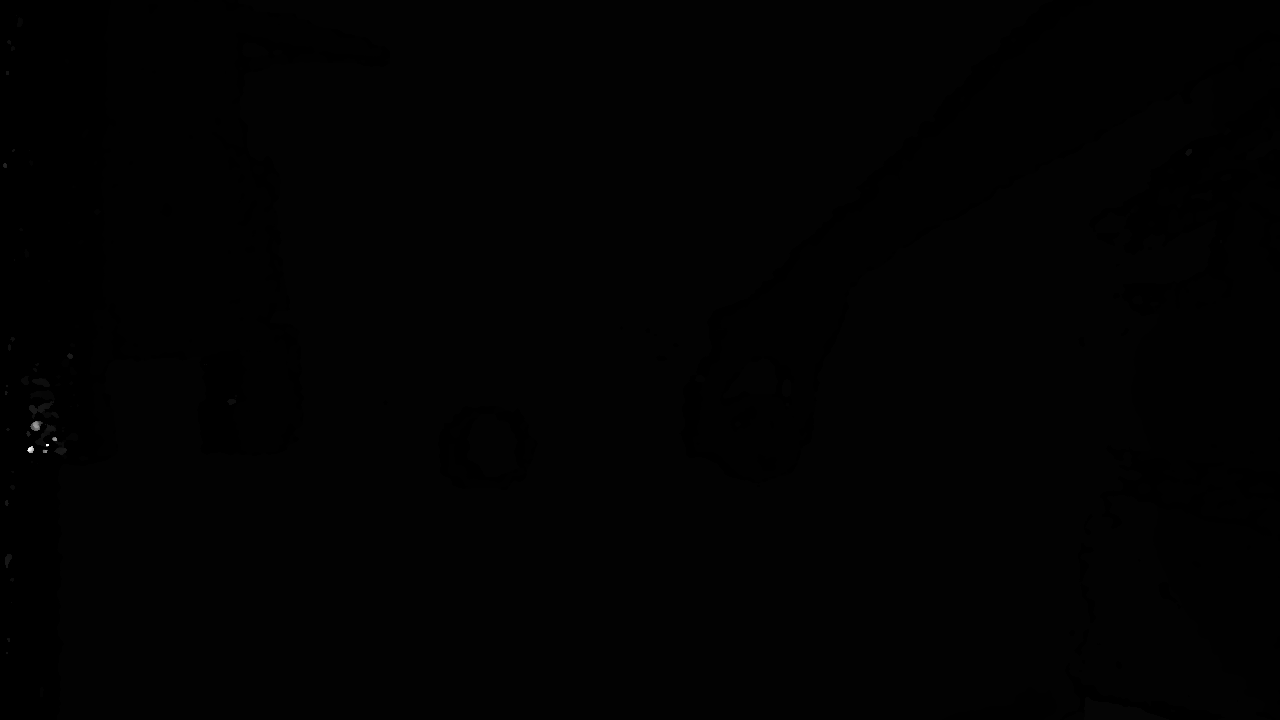
#> input picture wjx/eye/get_photos/data2/depth/depth001_2.png, 1280 x 720 px, found by its file name
$ python script.py
#> lines starting #> are read from the running program, lines starting #| are printed output that depends on the picture
import cv2
import numpy as np

# 读取深度图（假设为16位单通道PNG）
depth = cv2.imread('/home/xuan/dianrobot/wjx/eye/get_photos/data2/depth/depth001_2.png', cv2.IMREAD_UNCHANGED)
#> depth is the input picture: shape (720, 1280) uint16; min 0, max 65535, mean 474.5
if depth is None:
    raise FileNotFoundError("未找到 test_depth.png 文件")

# 乘以100，注意防止溢出，转换为更高位类型
depth_new = (depth.astype(np.uint16) * 255).astype(np.uint16)
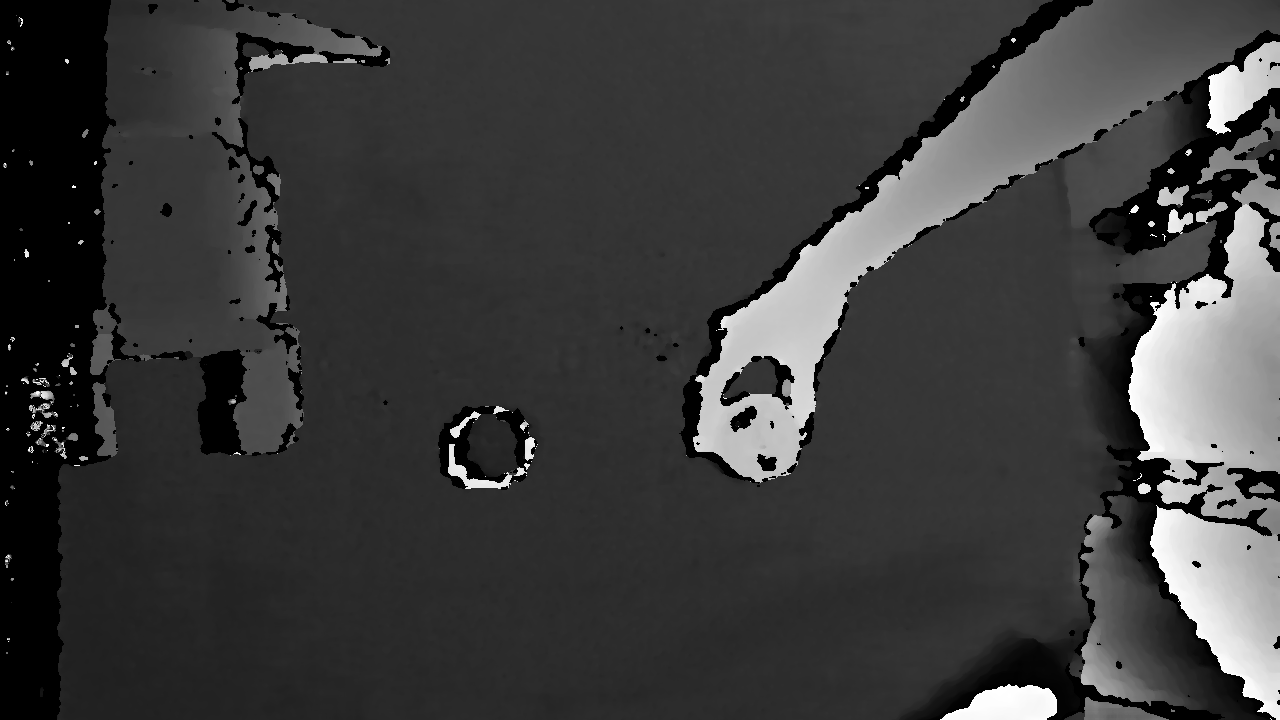
#> depth_new: shape (720, 1280) uint16; min 0, max 65534, mean 15581.5; drawn with min black and max white

# 保存为16位或32位PNG（推荐32位以防溢出）
cv2.imwrite('wjx/eye/get_r/imgs/depth_x100.png', depth_new)
print("已保存 depth_x100.png")

$ run again, with wjx/eye/get_photos/data2/depth/depth000_1.png copied over wjx/eye/get_photos/data2/depth/depth001_2.png
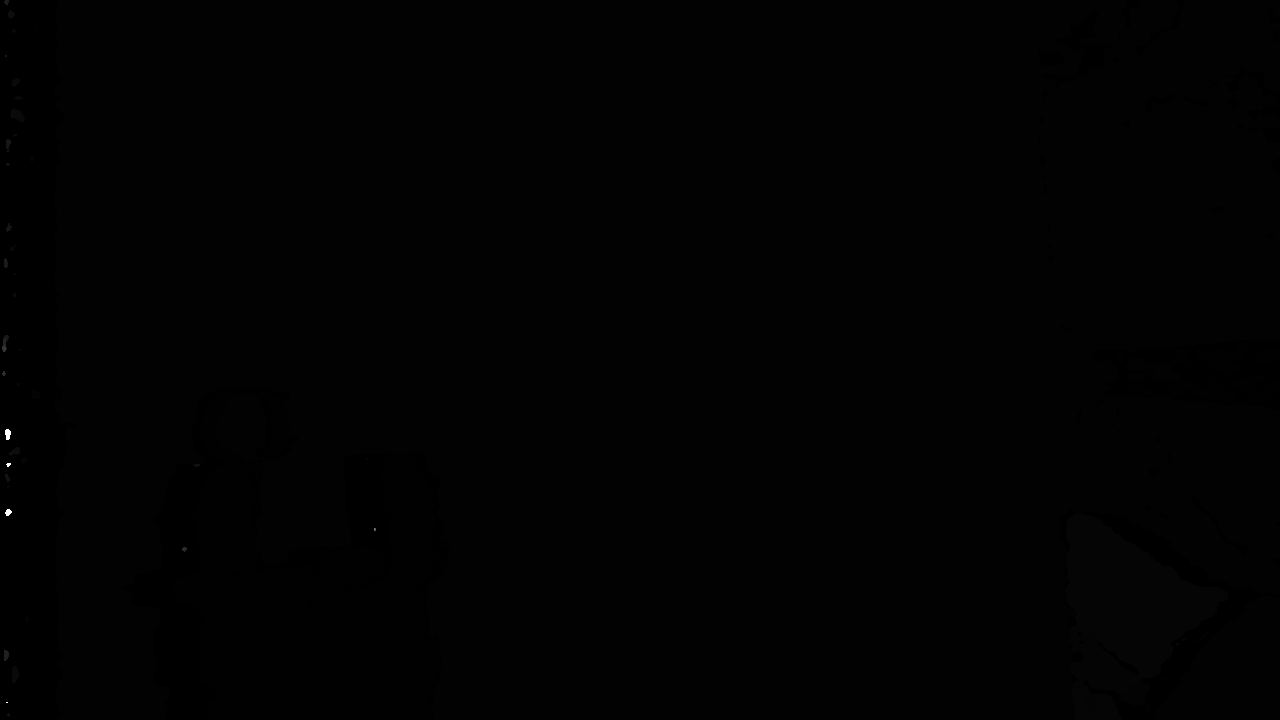
#> input picture wjx/eye/get_photos/data2/depth/depth000_1.png, 1280 x 720 px, found by its file name
#> depth is the input picture: shape (720, 1280) uint16; min 0, max 65535, mean 531.5
#> `depth_new = (depth.astype(np.uint16) * 255).astype(np.uint16)`:
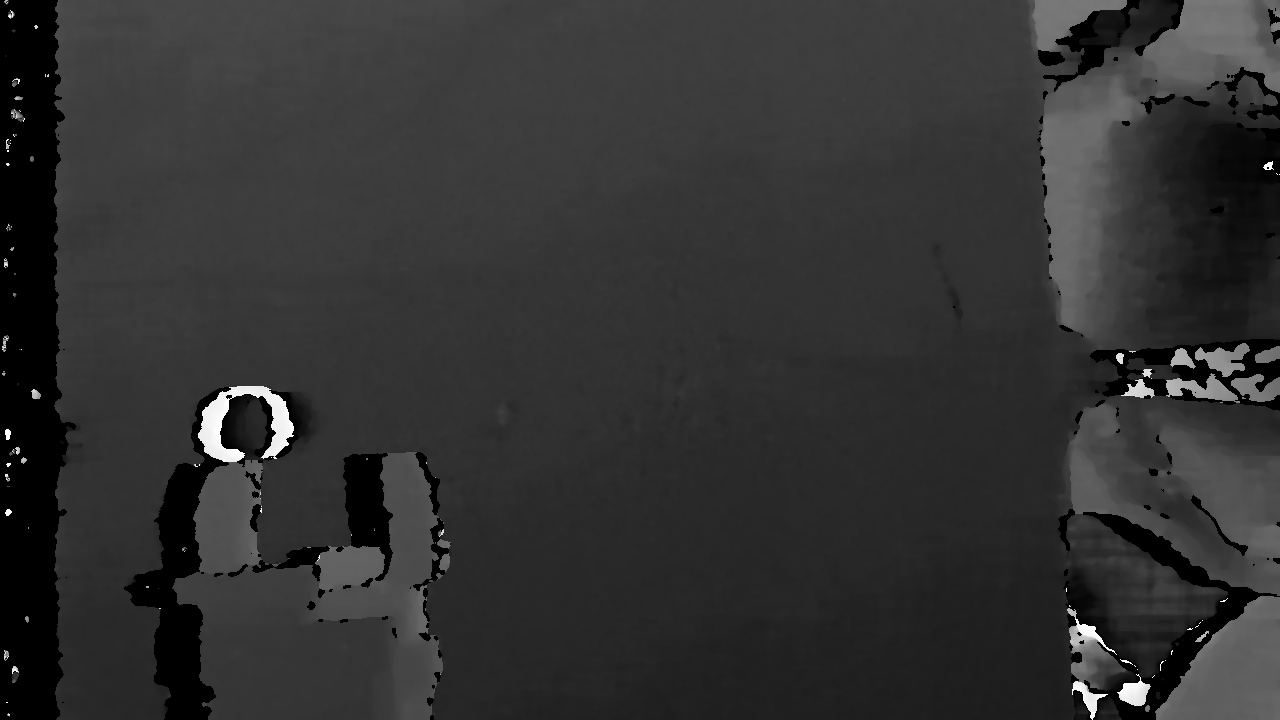
#> depth_new: shape (720, 1280) uint16; min 0, max 65534, mean 13010.2; drawn with min black and max white
